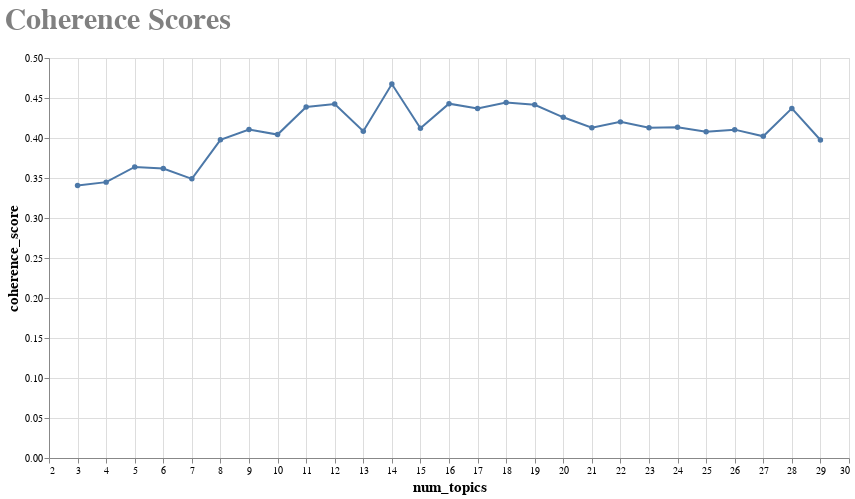

Notebook cell for this chart:
### Code cell
import altair as alt
import numpy as np
from models.viz.utils import add_properties, get_altair_css

#data = pd.DataFrame({'num_topics': coherence_df.num_topics.tolist(), 'coherence_score': coherence_df.coherence_score.tolist()})
line_chart = alt.Chart(coherence_df.loc[:,['num_topics','coherence_score']]).mark_line(point=True).encode(
    x='num_topics',
    y='coherence_score',
    tooltip=['num_topics', 'coherence_score']
)
add_properties(line_chart, 'Coherence Scores','', get_altair_css())

### Figure 1 — Vega-Lite specification as saved in the notebook (floating-point values rounded to 4 significant figures)
{"config": {"view": {"continuousWidth": 300, "continuousHeight": 300}, "axis": {"titleFontSize": 15}, "legend": {"labelFont": "Courier", "labelFontSize": 15, "labelOverlap": false, "symbolSize": 400, "symbolStrokeWidth": 5, "title": null, "titleFontSize": 15}, "title": {"anchor": "start", "color": "gray", "font": "Courier", "fontSize": 30}}, "data": {"name": "data-33f6c98d29c54ea49c1f1a8785c36ad5"}, "mark": {"type": "line", "point": true}, "encoding": {"tooltip": [{"field": "num_topics", "type": "quantitative"}, {"field": "coherence_score", "type": "quantitative"}], "x": {"field": "num_topics", "type": "quantitative"}, "y": {"field": "coherence_score", "type": "quantitative"}}, "height": 400, "title": {"text": ["Coherence Scores"], "subtitle": [""]}, "width": 800, "$schema": "https://vega.github.io/schema/vega-lite/v5.8.0.json", "datasets": {"data-33f6c98d29c54ea49c1f1a8785c36ad5": [{"num_topics": 3, "coherence_score": 0.3405}, {"num_topics": 4, "coherence_score": 0.3448}, {"num_topics": 5, "coherence_score": 0.3638}, {"num_topics": 6, "coherence_score": 0.3619}, {"num_topics": 7, "coherence_score": 0.349}, {"num_topics": 8, "coherence_score": 0.3977}, {"num_topics": 9, "coherence_score": 0.4107}, {"num_topics": 10, "coherence_score": 0.4043}, {"num_topics": 11, "coherence_score": 0.4388}, {"num_topics": 12, "coherence_score": 0.4424}, {"num_topics": 13, "coherence_score": 0.4085}, {"num_topics": 14, "coherence_score": 0.4674}, {"num_topics": 15, "coherence_score": 0.4121}, {"num_topics": 16, "coherence_score": 0.4429}, {"num_topics": 17, "coherence_score": 0.4368}, {"num_topics": 18, "coherence_score": 0.4443}, {"num_topics": 19, "coherence_score": 0.4415}, {"num_topics": 20, "coherence_score": 0.4259}, {"num_topics": 21, "coherence_score": 0.4128}, {"num_topics": 22, "coherence_score": 0.4202}, {"num_topics": 23, "coherence_score": 0.4129}, {"num_topics": 24, "coherence_score": 0.4135}, {"num_topics": 25, "coherence_score": 0.4078}, {"num_topics": 26, "coherence_score": 0.4105}, {"num_topics": 27, "coherence_score": 0.4021}, {"num_topics": 28, "coherence_score": 0.437}, {"num_topics": 29, "coherence_score": 0.3975}]}}
